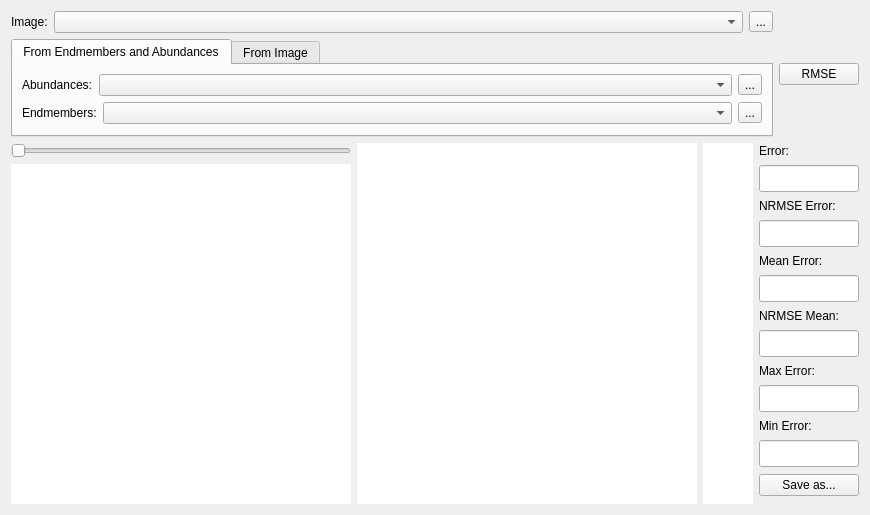
          <widget class="QWidget" name="tabRMSE">
           <attribute name="title">
            <string>RMSE</string>
           </attribute>
           <layout class="QVBoxLayout" name="verticalLayout_19">
            <item>
             <layout class="QHBoxLayout" name="horizontalLayout_25">
              <item>
               <layout class="QVBoxLayout" name="verticalLayout_18">
                <item>
                 <layout class="QHBoxLayout" name="horizontalLayout_13">
                  <item>
                   <widget class="QLabel" name="label_2">
                    <property name="sizePolicy">
                     <sizepolicy hsizetype="Fixed" vsizetype="Preferred">
                      <horstretch>0</horstretch>
                      <verstretch>0</verstretch>
                     </sizepolicy>
                    </property>
                    <property name="text">
                     <string>Image:</string>
                    </property>
                   </widget>
                  </item>
                  <item>
                   <widget class="QComboBox" name="comboBoxImageRMSE"/>
                  </item>
                  <item>
                   <widget class="QToolButton" name="toolButtonLoadImageRMSE">
                    <property name="text">
                     <string>...</string>
                    </property>
                   </widget>
                  </item>
                 </layout>
                </item>
                <item>
                 <widget class="QTabWidget" name="tabWidget_RMSE">
                  <property name="sizePolicy">
                   <sizepolicy hsizetype="Expanding" vsizetype="Preferred">
                    <horstretch>0</horstretch>
                    <verstretch>0</verstretch>
                   </sizepolicy>
                  </property>
                  <property name="currentIndex">
                   <number>0</number>
                  </property>
                  <widget class="QWidget" name="tab_2">
                   <attribute name="title">
                    <string>From Endmembers and Abundances</string>
                   </attribute>
                   <layout class="QVBoxLayout" name="verticalLayout_7">
                    <item>
                     <layout class="QHBoxLayout" name="horizontalLayout_15">
                      <item>
                       <widget class="QLabel" name="label_3">
                        <property name="sizePolicy">
                         <sizepolicy hsizetype="Fixed" vsizetype="Preferred">
                          <horstretch>0</horstretch>
                          <verstretch>0</verstretch>
                         </sizepolicy>
                        </property>
                        <property name="text">
                         <string>Abundances:</string>
                        </property>
                       </widget>
                      </item>
                      <item>
                       <widget class="QComboBox" name="comboBoxAbunRMSE"/>
                      </item>
                      <item>
                       <widget class="QToolButton" name="toolButtonLoadAbunRMSE">
                        <property name="text">
                         <string>...</string>
                        </property>
                       </widget>
                      </item>
                     </layout>
                    </item>
                    <item>
                     <layout class="QHBoxLayout" name="horizontalLayout_16">
                      <item>
                       <widget class="QLabel" name="label_4">
                        <property name="sizePolicy">
                         <sizepolicy hsizetype="Fixed" vsizetype="Preferred">
                          <horstretch>0</horstretch>
                          <verstretch>0</verstretch>
                         </sizepolicy>
                        </property>
                        <property name="text">
                         <string>Endmembers:</string>
                        </property>
                       </widget>
                      </item>
                      <item>
                       <widget class="QComboBox" name="comboBoxEndRMSE"/>
                      </item>
                      <item>
                       <widget class="QToolButton" name="toolButtonLoadEndRMSE">
                        <property name="text">
                         <string>...</string>
                        </property>
                       </widget>
                      </item>
                     </layout>
                    </item>
                   </layout>
                  </widget>
                  <widget class="QWidget" name="tab_3">
                   <attribute name="title">
                    <string>From Image</string>
                   </attribute>
                   <layout class="QVBoxLayout" name="verticalLayout_10">
                    <item>
                     <layout class="QHBoxLayout" name="horizontalLayout_18">
                      <item>
                       <widget class="QLabel" name="label_11">
                        <property name="sizePolicy">
                         <sizepolicy hsizetype="Fixed" vsizetype="Preferred">
                          <horstretch>0</horstretch>
                          <verstretch>0</verstretch>
                         </sizepolicy>
                        </property>
                        <property name="text">
                         <string>Image to Compare:</string>
                        </property>
                       </widget>
                      </item>
                      <item>
                       <widget class="QComboBox" name="comboBoxImageComparedRMSE"/>
                      </item>
                      <item>
                       <widget class="QToolButton" name="toolButtonLoadImageComparedRMSE">
                        <property name="text">
                         <string>...</string>
                        </property>
                       </widget>
                      </item>
                     </layout>
                    </item>
                   </layout>
                  </widget>
                 </widget>
                </item>
               </layout>
              </item>
              <item>
               <widget class="QPushButton" name="RMSEButton">
                <property name="sizePolicy">
                 <sizepolicy hsizetype="Fixed" vsizetype="Fixed">
                  <horstretch>0</horstretch>
                  <verstretch>0</verstretch>
                 </sizepolicy>
                </property>
                <property name="text">
                 <string>RMSE</string>
                </property>
               </widget>
              </item>
             </layout>
            </item>
            <item>
             <layout class="QHBoxLayout" name="horizontalLayout_26">
              <item>
               <layout class="QVBoxLayout" name="verticalLayout_9">
                <item>
                 <widget class="QSlider" name="horizontalSliderBandsRecon">
                  <property name="enabled">
                   <bool>false</bool>
                  </property>
                  <property name="minimumSize">
                   <size>
                    <width>340</width>
                    <height>0</height>
                   </size>
                  </property>
                  <property name="orientation">
                   <enum>Qt::Horizontal</enum>
                  </property>
                 </widget>
                </item>
                <item>
                 <widget class="QGraphicsView" name="graphicsViewRecon">
                  <property name="minimumSize">
                   <size>
                    <width>340</width>
                    <height>340</height>
                   </size>
                  </property>
                  <property name="frameShape">
                   <enum>QFrame::NoFrame</enum>
                  </property>
                  <property name="frameShadow">
                   <enum>QFrame::Plain</enum>
                  </property>
                 </widget>
                </item>
               </layout>
              </item>
              <item>
               <layout class="QHBoxLayout" name="horizontalLayout_9">
                <item>
                 <layout class="QHBoxLayout" name="horizontalLayout_7">
                  <item>
                   <widget class="QGraphicsView" name="graphicsViewRMSE">
                    <property name="minimumSize">
                     <size>
                      <width>340</width>
                      <height>340</height>
                     </size>
                    </property>
                    <property name="frameShape">
                     <enum>QFrame::NoFrame</enum>
                    </property>
                    <property name="frameShadow">
                     <enum>QFrame::Plain</enum>
                    </property>
                   </widget>
                  </item>
                  <item>
                   <widget class="QGraphicsView" name="graphicsViewScaleBar">
                    <property name="sizePolicy">
                     <sizepolicy hsizetype="Fixed" vsizetype="Expanding">
                      <horstretch>0</horstretch>
                      <verstretch>0</verstretch>
                     </sizepolicy>
                    </property>
                    <property name="minimumSize">
                     <size>
                      <width>50</width>
                      <height>340</height>
                     </size>
                    </property>
                    <property name="maximumSize">
                     <size>
                      <width>50</width>
                      <height>16777215</height>
                     </size>
                    </property>
                    <property name="frameShape">
                     <enum>QFrame::NoFrame</enum>
                    </property>
                    <property name="frameShadow">
                     <enum>QFrame::Plain</enum>
                    </property>
                   </widget>
                  </item>
                 </layout>
                </item>
                <item>
                 <layout class="QVBoxLayout" name="verticalLayout_8">
                  <item>
                   <widget class="QLabel" name="label_5">
                    <property name="sizePolicy">
                     <sizepolicy hsizetype="Preferred" vsizetype="Fixed">
                      <horstretch>0</horstretch>
                      <verstretch>0</verstretch>
                     </sizepolicy>
                    </property>
                    <property name="text">
                     <string>Error:</string>
                    </property>
                   </widget>
                  </item>
                  <item>
                   <widget class="QLineEdit" name="lineEditPercentError">
                    <property name="sizePolicy">
                     <sizepolicy hsizetype="Expanding" vsizetype="Fixed">
                      <horstretch>0</horstretch>
                      <verstretch>0</verstretch>
                     </sizepolicy>
                    </property>
                    <property name="minimumSize">
                     <size>
                      <width>100</width>
                      <height>27</height>
                     </size>
                    </property>
                    <property name="maximumSize">
                     <size>
                      <width>100</width>
                      <height>27</height>
                     </size>
                    </property>
                    <property name="readOnly">
                     <bool>true</bool>
                    </property>
                   </widget>
                  </item>
                  <item>
                   <widget class="QLabel" name="label_10">
                    <property name="sizePolicy">
                     <sizepolicy hsizetype="Preferred" vsizetype="Fixed">
                      <horstretch>0</horstretch>
                      <verstretch>0</verstretch>
                     </sizepolicy>
                    </property>
                    <property name="text">
                     <string>NRMSE Error:</string>
                    </property>
                   </widget>
                  </item>
                  <item>
                   <widget class="QLineEdit" name="lineEditNRMSE">
                    <property name="minimumSize">
                     <size>
                      <width>100</width>
                      <height>27</height>
                     </size>
                    </property>
                    <property name="maximumSize">
                     <size>
                      <width>100</width>
                      <height>27</height>
                     </size>
                    </property>
                   </widget>
                  </item>
                  <item>
                   <widget class="QLabel" name="label_6">
                    <property name="sizePolicy">
                     <sizepolicy hsizetype="Preferred" vsizetype="Fixed">
                      <horstretch>0</horstretch>
                      <verstretch>0</verstretch>
                     </sizepolicy>
                    </property>
                    <property name="text">
                     <string>Mean Error:</string>
                    </property>
                   </widget>
                  </item>
                  <item>
                   <widget class="QLineEdit" name="lineEditMeanError">
                    <property name="sizePolicy">
                     <sizepolicy hsizetype="Expanding" vsizetype="Fixed">
                      <horstretch>0</horstretch>
                      <verstretch>0</verstretch>
                     </sizepolicy>
                    </property>
                    <property name="minimumSize">
                     <size>
                      <width>100</width>
                      <height>27</height>
                     </size>
                    </property>
                    <property name="maximumSize">
                     <size>
                      <width>100</width>
                      <height>27</height>
                     </size>
                    </property>
                    <property name="readOnly">
                     <bool>true</bool>
                    </property>
                   </widget>
                  </item>
                  <item>
                   <widget class="QLabel" name="label_9">
                    <property name="sizePolicy">
                     <sizepolicy hsizetype="Preferred" vsizetype="Fixed">
                      <horstretch>0</horstretch>
                      <verstretch>0</verstretch>
                     </sizepolicy>
                    </property>
                    <property name="text">
                     <string>NRMSE Mean:</string>
                    </property>
                   </widget>
                  </item>
                  <item>
                   <widget class="QLineEdit" name="lineEditNRMSEMean">
                    <property name="minimumSize">
                     <size>
                      <width>100</width>
                      <height>27</height>
                     </size>
                    </property>
                    <property name="maximumSize">
                     <size>
                      <width>100</width>
                      <height>27</height>
                     </size>
                    </property>
                   </widget>
                  </item>
                  <item>
                   <widget class="QLabel" name="label_7">
                    <property name="sizePolicy">
                     <sizepolicy hsizetype="Preferred" vsizetype="Fixed">
                      <horstretch>0</horstretch>
                      <verstretch>0</verstretch>
                     </sizepolicy>
                    </property>
                    <property name="text">
                     <string>Max Error:</string>
                    </property>
                   </widget>
                  </item>
                  <item>
                   <widget class="QLineEdit" name="lineEditMaxError">
                    <property name="sizePolicy">
                     <sizepolicy hsizetype="Expanding" vsizetype="Fixed">
                      <horstretch>0</horstretch>
                      <verstretch>0</verstretch>
                     </sizepolicy>
                    </property>
                    <property name="minimumSize">
                     <size>
                      <width>100</width>
                      <height>27</height>
                     </size>
                    </property>
                    <property name="maximumSize">
                     <size>
                      <width>100</width>
                      <height>27</height>
                     </size>
                    </property>
                    <property name="readOnly">
                     <bool>true</bool>
                    </property>
                   </widget>
                  </item>
                  <item>
                   <widget class="QLabel" name="label_8">
                    <property name="sizePolicy">
                     <sizepolicy hsizetype="Preferred" vsizetype="Fixed">
                      <horstretch>0</horstretch>
                      <verstretch>0</verstretch>
                     </sizepolicy>
                    </property>
                    <property name="text">
                     <string>Min Error:</string>
                    </property>
                   </widget>
                  </item>
                  <item>
                   <widget class="QLineEdit" name="lineEditMinError">
                    <property name="sizePolicy">
                     <sizepolicy hsizetype="Expanding" vsizetype="Fixed">
                      <horstretch>0</horstretch>
                      <verstretch>0</verstretch>
                     </sizepolicy>
                    </property>
                    <property name="minimumSize">
                     <size>
                      <width>100</width>
                      <height>27</height>
                     </size>
                    </property>
                    <property name="maximumSize">
                     <size>
                      <width>100</width>
                      <height>27</height>
                     </size>
                    </property>
                    <property name="readOnly">
                     <bool>true</bool>
                    </property>
                   </widget>
                  </item>
                  <item>
                   <widget class="QPushButton" name="saveRMSEButton">
                    <property name="text">
                     <string>Save as...</string>
                    </property>
                   </widget>
                  </item>
                 </layout>
                </item>
               </layout>
              </item>
             </layout>
            </item>
           </layout>
          </widget>
